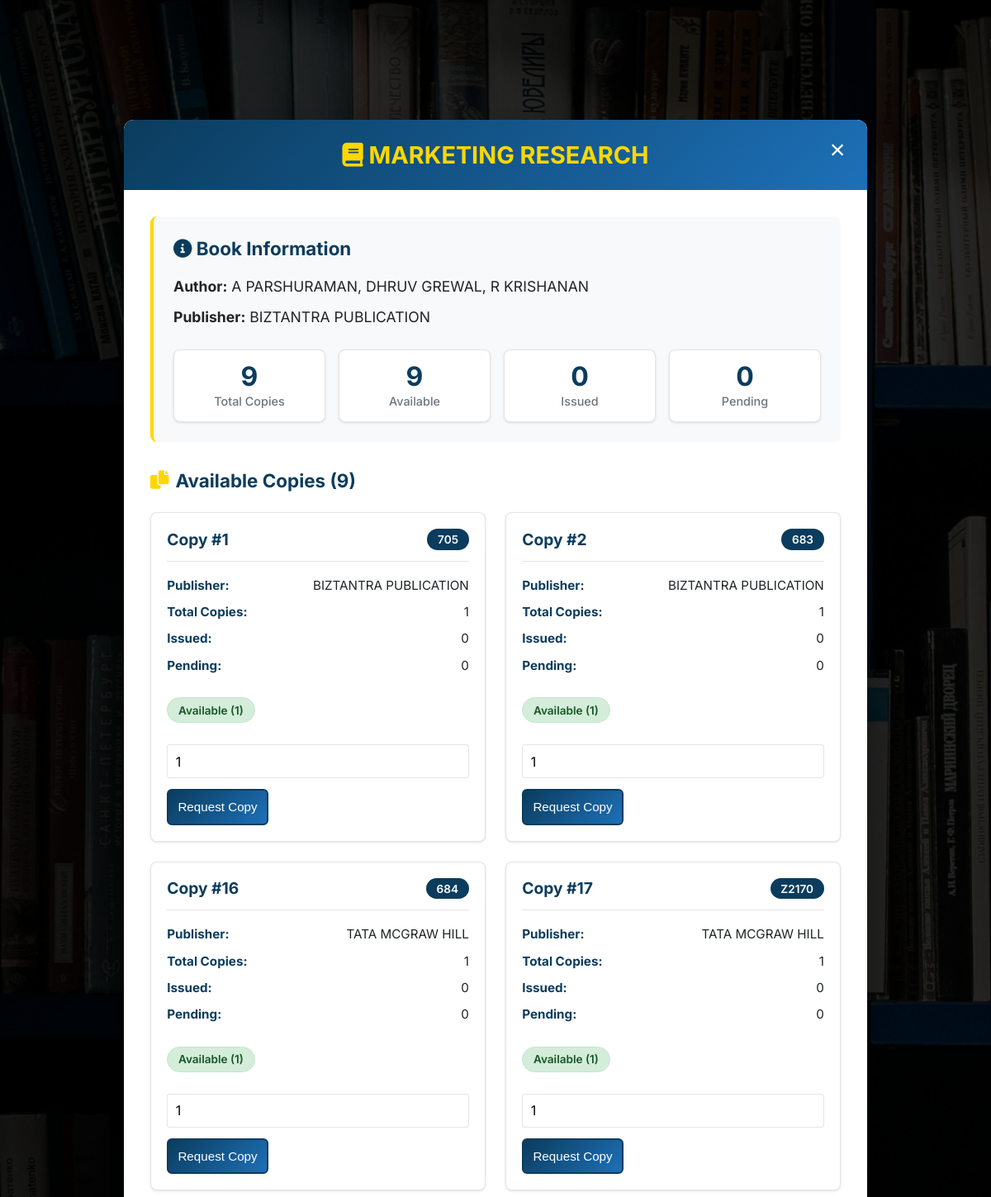
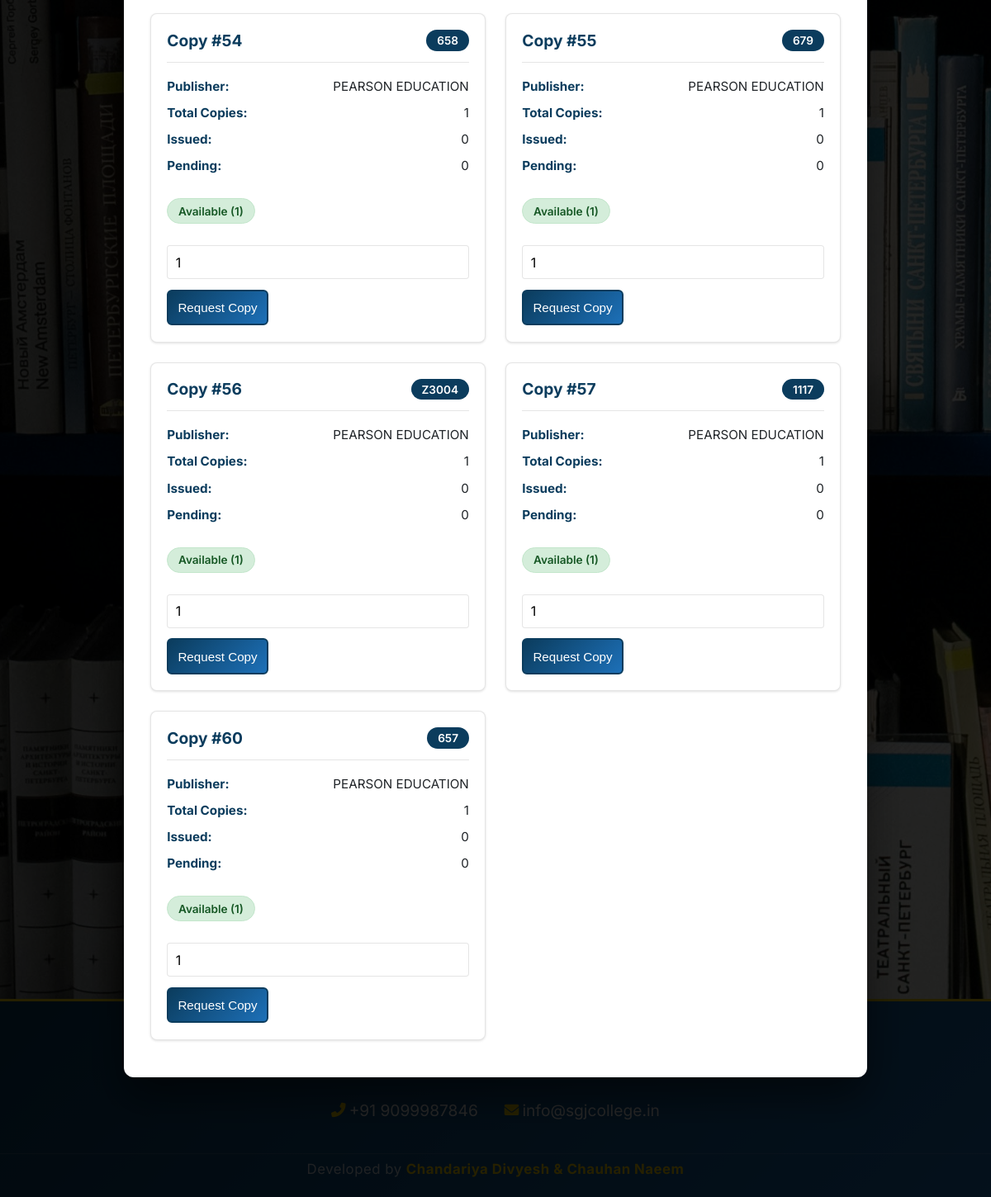
The app's page /book_details.php?title=MARKETING RESEARCH (signed in) with its own data (2 pictures, top to bottom).
### tables this page shows
CREATE TABLE `books` (
  `id` int(11) NOT NULL AUTO_INCREMENT,
  `title` varchar(255) NOT NULL,
  `author` varchar(255) NOT NULL,
  `publisher` varchar(255) DEFAULT NULL,
  `accession_no` varchar(100) DEFAULT NULL,
  `copies` int(11) NOT NULL DEFAULT 1,
  `added_at` timestamp NOT NULL DEFAULT current_timestamp(),
  PRIMARY KEY (`id`),
  UNIQUE KEY `accession_no` (`accession_no`)
);

### db.php (called while the page is built, shortened)
<?php
function isStudent() {
    return isset($_SESSION['role']) && $_SESSION['role'] === 'Student';
}
?>

### book_details.php (the view, shortened to what this page needs)
<?php
require_once 'db.php';
$book_title = isset($_GET['title']) ? trim($_GET['title']) : '';
$page = isset($_GET['page']) ? $_GET['page'] : 1;
$back_url = "index.php?page=" . urlencode($page);
$stmt = $pdo->prepare("
    SELECT b.*,
           (b.copies - COALESCE(issued.issued_count, 0) - COALESCE(pending.pending_count, 0)) as available_copies,
           COALESCE(issued.issued_count, 0) as issued_count,
           COALESCE(pending.pending_count, 0) as pending_count
    FROM books b
    LEFT JOIN (
        SELECT book_id, SUM(CASE WHEN status = 'Issued' THEN 1 ELSE 0 END) as issued_count
        FROM borrow_records GROUP BY book_id
    ) issued ON b.id = issued.book_id
    LEFT JOIN (
        SELECT book_id, SUM(copies_requested) as pending_count
        FROM borrow_requests
        WHERE status = 'pending'
        GROUP BY book_id
    ) pending ON b.id = pending.book_id
    WHERE b.title = ?
    ORDER BY b.id ASC
");
$stmt->execute([$book_title]);
$book_copies = $stmt->fetchAll();
$main_book = $book_copies[0];
$total_copies = array_sum(array_column($book_copies, 'copies'));
$total_available = array_sum(array_column($book_copies, 'available_copies'));
$total_issued = array_sum(array_column($book_copies, 'issued_count'));
$total_pending = array_sum(array_column($book_copies, 'pending_count'));
?>
<!DOCTYPE html>
<html lang="en">
<head>
    <link rel="stylesheet" href="style.css">
    <link rel="stylesheet" href="https://cdnjs.cloudflare.com/ajax/libs/font-awesome/6.0.0/css/all.min.css">
</head>
<body>
    <div class="book-details-modal">
        <div class="book-details-content">
            <div class="book-details-header">
                <h2><i class="fas fa-book"></i> <?= htmlspecialchars($main_book['title']) ?></h2>
                <button class="close-book-details" onclick="window.location.href='<?= $back_url ?>'">&times;</button>
            </div>
            <div class="book-details-body">
                <div class="book-summary">
                    <h3><i class="fas fa-info-circle"></i> Book Information</h3>
                    <p><strong>Author:</strong> <?= htmlspecialchars($main_book['author']) ?></p>
                    <p><strong>Publisher:</strong> <?= htmlspecialchars($main_book['publisher'] ?? 'Not specified') ?></p>
                    <div class="total-stats">
                        <div class="stat-card">
                            <div class="number"><?= $total_copies ?></div>
                            <div class="label">Total Copies</div>
                        </div>
                        <div class="stat-card">
                            <div class="number"><?= $total_available ?></div>
                            <div class="label">Available</div>
                        </div>
                        <div class="stat-card">
                            <div class="number"><?= $total_issued ?></div>
                            <div class="label">Issued</div>
                        </div>
                        <div class="stat-card">
                            <div class="number"><?= $total_pending ?></div>
                            <div class="label">Pending</div>
                        </div>
                    </div>
                </div>
                <div class="book-info-section">
                    <h3><i class="fas fa-copy"></i> Available Copies (<?= count($book_copies) ?>)</h3>
                    <div class="copies-grid">
                        <?php foreach ($book_copies as $book):
                            $avail = $book['available_copies'];
                            $status_class = $avail > 0 ? 'available' : 'issued';
                            $status_text = $avail > 0 ? "Available ($avail)" : "Out of Stock";
                        ?>
                        <div class="copy-card">
                            <div class="copy-card-header">
                                <h4>Copy #<?= $book['id'] ?></h4>
                                <span class="accession-number"><?= htmlspecialchars($book['accession_no']) ?></span>
                            </div>
                            <div class="copy-details">
                                <p><strong>Publisher:</strong> <span><?= htmlspecialchars($book['publisher'] ?? 'Not specified') ?></span></p>
                                <p><strong>Total Copies:</strong> <span><?= $book['copies'] ?></span></p>
                                <p><strong>Issued:</strong> <span><?= $book['issued_count'] ?></span></p>
                                <p><strong>Pending:</strong> <span><?= $book['pending_count'] ?></span></p>
                            </div>
                            <span class="status <?= $status_class ?>"><?= $status_text ?></span>
                            <?php if (isStudent()): ?>
                                <div class="copy-actions">
                                    <?php if ($avail > 0): ?>
                                        <form method="POST" style="flex: 1; margin: 0;">
                                            <input type="number" name="copies_requested" value="1" min="1" max="<?= min(4, $avail) ?>" style="width: 100%; margin-bottom: 0.8rem; padding: 0.6rem; border: 1px solid var(--border-dark); border-radius: 4px;">
                                            <button type="submit" name="request_copy" class="btn btn-primary btn-sm">Request Copy</button>
                                        </form>
                                    <?php else: ?>
                                        <button class="btn btn-secondary btn-sm" disabled>No Copies Available</button>
                                    <?php endif; ?>
                                </div>
                            <?php endif; ?>
                        </div>
                        <?php endforeach; ?>
                    </div>
                </div>
            </div>
        </div>
    </div>
    <?php include 'footer.php'; ?>
</body>
</html>

### records on screen
books: title "MARKETING RESEARCH", author "A PARSHURAMAN, DHRUV GREWAL, R KRISHANAN", publisher "BIZTANTRA PUBLICATION", id "1", accession_no "705", copies "1", issued_count "0", pending_count "0", status_text "Available (1)", copies_requested "1"
books: id "2", accession_no "683", publisher "BIZTANTRA PUBLICATION", copies "1", issued_count "0", pending_count "0", status_text "Available (1)", copies_requested "1"
books: id "16", accession_no "684", publisher "TATA MCGRAW HILL", copies "1", issued_count "0", pending_count "0", status_text "Available (1)", copies_requested "1"
books: id "17", accession_no "Z2170", publisher "TATA MCGRAW HILL", copies "1", issued_count "0", pending_count "0", status_text "Available (1)", copies_requested "1"
books: id "54", accession_no "658", publisher "PEARSON EDUCATION", copies "1", issued_count "0", pending_count "0", status_text "Available (1)", copies_requested "1"
books: id "55", accession_no "679", publisher "PEARSON EDUCATION", copies "1", issued_count "0", pending_count "0", status_text "Available (1)", copies_requested "1"
books: id "56", accession_no "Z3004", publisher "PEARSON EDUCATION", copies "1", issued_count "0", pending_count "0", status_text "Available (1)", copies_requested "1"
books: id "57", accession_no "1117", publisher "PEARSON EDUCATION", copies "1", issued_count "0", pending_count "0", status_text "Available (1)", copies_requested "1"
books: id "60", accession_no "657", publisher "PEARSON EDUCATION", copies "1", issued_count "0", pending_count "0", status_text "Available (1)", copies_requested "1"

### other values on screen
$total_copies "9"
$total_available "9"
$total_issued "0"
$total_pending "0"
count($book_copies) "9"
